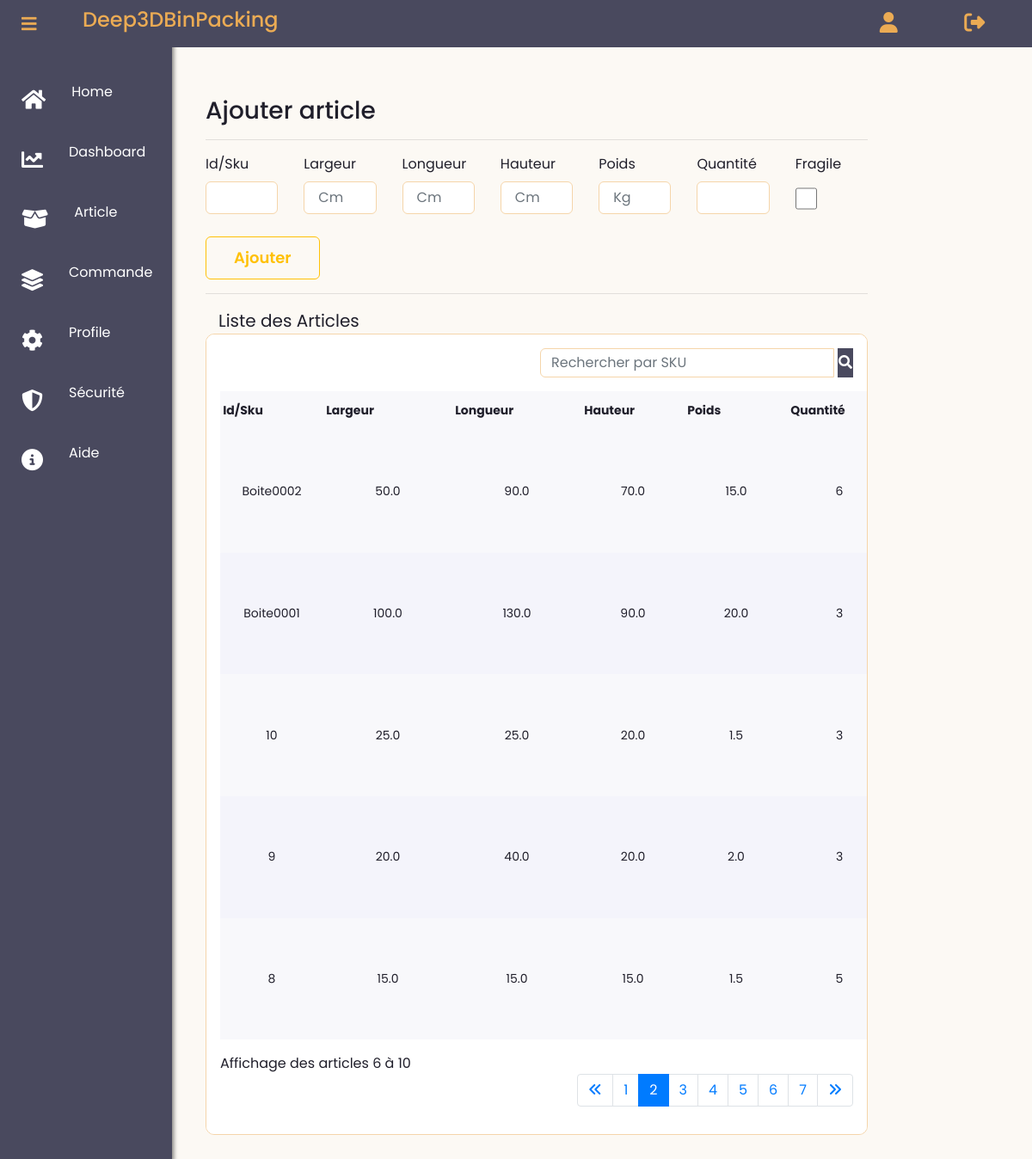
Screenshot of /new_article?page=2 (signed in) with the database file from the repository.
### app/models.py (models this page shows, shortened)
class Article(db.Model):
    __tablename__ = 'Article'
    id = db.Column(db.Integer, primary_key=True, autoincrement=True)
    user_id = db.Column(db.Integer(), db.ForeignKey('User.id'))
    sku = db.Column(db.String(30), nullable=False)
    largeur = db.Column(db.Float(precision=5), nullable=False)
    longueur = db.Column(db.Float(precision=5), nullable=False)
    hauteur = db.Column(db.Float(precision=5), nullable=False)
    poids = db.Column(db.Float(precision=5), nullable=False)
    quantite = db.Column(db.Integer(), nullable=False)
    fragile = db.Column(db.Boolean(), default=False)
    date_creation = db.Column(db.Date,default=dt_date.today())
    commandes = db.relationship('Commande', secondary=association_table_article_commande, back_populates='articles')

### app/routes.py (the view, shortened to what this page needs)
@app.route("/new_article", methods=['GET', 'POST'])
@login_required
def new_article():
    form = ArticleForm()
    page = request.args.get('page', 1, type=int)
    '''for article in articles_pagination:
        article.largeur = int(article.largeur)
        article.longueur = int(article.longueur)
        article.hauteur = int(article.hauteur)
        article.poids = int(article.poids)'''
    nombre_articles = Article.query.filter_by(user_id=current_user.id).count()
    search_article = request.args.get('search_article')
    per_page = 5
    if search_article:
        articles_query = Article.query.filter((Article.sku.ilike(f'%{search_article}%')))
    else:
        articles_query = Article.query.filter_by(user_id=current_user.id).order_by(Article.id.desc())
    articles_pagination = articles_query.paginate(page=page, per_page=number_articles_per_page, error_out=False)
    pagination_args = Pagination(page=page, per_page=per_page, total=nombre_articles, css_framework='bootstrap4')
    articles = articles_pagination.items
    per_page = articles_pagination.per_page
    page = articles_pagination.page
    start_index = (page - 1) * per_page + 1
    end_index = min(page * per_page, nombre_articles)
    '''total_stock = Article.query.filter_by(user_id=current_user.id).count()

   if total_stock < 10 and not session.get('alert_displayed') and current_user.id ==current_user.id:
        flash('Attention ! Le stock total des articles est inférieur à 10.', 'warning')
        session['alert_displayed'] = True
        # Vérifier si le son d'alerte a déjà été joué pour cet utilisateur
        if not session.get('alert_sound_played') and current_user.id==current_user.id:
            for i in range(0, 2):
                playsound("app/static/audio/bip.mp3")  # Jouer le fichier audio
            # Marquer que le son d'alerte a été joué pour cet utilisateur
            session['alert_sound_played'] = True'''
    return render_template('user_dashboard/create_article.html', title='New Article',pagination_args=pagination_args, start_index=start_index, end_index=end_index,  form=form, articles=articles, articles_pagination=articles_pagination)

### app/forms.py (shortened to what this page needs)
class ArticleForm(FlaskForm):
    id = HiddenField('ID de l\'article')
    sku = StringField("Id/Sku",validators=[DataRequired()])
    largeur = FloatField('Largeur', validators=[DataRequired()],render_kw={"placeholder": "Cm"})
    longueur = FloatField('Longueur', validators=[DataRequired()],render_kw={"placeholder": "Cm"})
    hauteur = FloatField('Hauteur', validators=[DataRequired()],render_kw={"placeholder": "Cm"})
    poids = FloatField('Poids', validators=[DataRequired()],render_kw={"placeholder": "Kg"})
    quantite = IntegerField('Quantité', validators=[DataRequired()])
    fragile = BooleanField('Fragile', default=False)
    submit = SubmitField('Ajouter')

### app/models.py (called while the page is built)
@login_manager.user_loader
def load_user(user_id):
    return User.query.get(int(user_id))

### app/routes.py (called while the page is built)
@app.before_request
def before_request():
    if current_user.is_authenticated:
        g.image = url_for('static', filename='images/' + current_user.image) if current_user.image else None
    else:
        g.image = None

### app/templates/user_dashboard/create_article.html (shortened to what this page needs)
{% extends "user_dashboard/layout.html" %}
{% block content %}
<div id="app" class="col-lg-10">
  <form method="POST" action="">
    <h3 class="mt-3">Ajouter article</h3>
    <hr>
    <div class="row">
      <div class="col">
        {{ form.sku.label(class="form-control-label") }}
        {% if form.sku.errors %}
            {{ form.sku(class="form-control form-control-lg is-invalid") }}
            <div class="invalid-feedback">
                {% for error in form.sku.errors %}
                    <span>{{ error }}</span>
                {% endfor %}
            </div>
        {% else %}
            {{ form.sku(class="form-control form-control-lg") }}
        {% endif %}
    </div>
      <div class="col">
        {{ form.largeur.label(class="form-control-label") }} {% if
        form.largeur.errors %} {{ form.largeur(class="form-control
        form-control-lg is-invalid") }}
        <div class="invalid-feedback">
          {% for error in form.largeur.errors %}
          <span>{{ error }}</span>
          {% endfor %}
        </div>
        {% else %} {{ form.largeur(class="form-control form-control-lg") }} {%
        endif %}
      </div>
      <div class="col">
        {{ form.longueur.label(class="form-control-label") }} {% if
        form.longueur.errors %} {{ form.longueur(class="form-control
        form-control-lg is-invalid") }}
        <div class="invalid-feedback">
          {% for error in form.longueur.errors %}
          <span>{{ error }}</span>
          {% endfor %}
        </div>
        {% else %} {{ form.longueur(class="form-control form-control-lg") }} {%
        endif %}
      </div>
      <div class="col">
        {{ form.hauteur.label(class="form-control-label") }} {% if
        form.hauteur.errors %} {{ form.hauteur(class="form-control
        form-control-lg is-invalid") }}
        <div class="invalid-feedback">
          {% for error in form.hauteur.errors %}
          <span>{{ error }}</span>
          {% endfor %}
        </div>
        {% else %} {{ form.hauteur(class="form-control form-control-lg") }} {%
        endif %}
      </div>
      <div class="col">
        {{ form.poids.label(class="form-control-label") }} {% if
        form.poids.errors %} {{ form.poids(class="form-control
        form-control-lg is-invalid") }}
        <div class="invalid-feedback">
          {% for error in form.poids.errors %}
          <span>{{ error }}</span>
          {% endfor %}
        </div>
        {% else %} {{ form.poids(class="form-control form-control-lg") }} {%
        endif %}
      </div>
      <div class="col">
        {{ form.quantite.label(class="form-control-label") }} {% if
        form.quantite.errors %} {{ form.quantite(class="form-control
        form-control-lg is-invalid") }}
        <div class="invalid-feedback">
          {% for error in form.quantite.errors %}
          <span>{{ error }}</span>
          {% endfor %}
        </div>
        {% else %} {{ form.quantite(class="form-control form-control-lg") }} {%
        endif %}
      </div>
      <div class="col">
        {{ form.fragile.label(class="form-control-label") }} {% if
        form.fragile.errors %} {{ form.fragile(class="form-control
        form-control-lg is-invalid") }}
        <div class="invalid-feedback">
          {% for error in form.fragile.errors %}
          <span>{{ error }}</span>
          {% endfor %}
        </div>
        {% else %} {{ form.fragile(class="form-control box form-control-lg") }} {%
        endif %}
      </div>
    </div>
    {{ form.submit(class="btn btn-outline-warning") }}
    <hr>
  </form>
  <span class="col-md-6 mb-2" style="font-size: 20px;"> Liste des Articles</span>
  <div class="card detail">
    <form class="form-inline justify-content-end mb-3" method="get" action="{{ url_for('new_article') }}">
      <div class="input-group">
        <input class="form-control mr-sm-1" type="search" placeholder="Rechercher par SKU " aria-label="search_article" name="search_article">
        <button type="submit" class="bto btn-primary"><i class="fa fa-search"></i></button>
      </div>
    </form>
  {% if articles %}
        <table id="user-table" class=" nowrap" cellspacing="2" width="100%">
          <thead>
            <tr>
              <th>Id/Sku</th>
              <th>Largeur</th>
              <th>Longueur</th>
              <th>Hauteur</th>
              <th>Poids</th>
              <th>Quantité</th>
            </tr>
          </thead>
          <tbody>
            {% for article in articles %}
            {% if article.user_id == current_user.id %}
            <tr>
              <td style=" text-align: center;">{{article.sku}}</td>
              <td style=" text-align: center;">{{article.largeur}}</td>
              <td style=" text-align: center;">{{article.longueur}}</td>
              <td style=" text-align: center;">{{article.hauteur}}</td>
              <td style=" text-align: center;">{{article.poids}}</td>
              <td style=" text-align: center;">{{article.quantite}}</td>
            </tr>
            {% endif %}
            {% endfor %}
          </tbody>
        </table>
        <div class="mt-3">
          Affichage des articles {{ start_index }} à {{ end_index }}
        </div>
          <nav aria-label="Page navigation example">
            <ul class="pagination justify-content-end">
              <li class="page-item {% if not articles_pagination.has_prev %}disabled{% endif %}">
                <a class="page-link" {% if articles_pagination.has_prev %}href="{{ url_for('new_article', page=articles_pagination.prev_num) }}"{% endif %}><i class="fa-solid fa-angles-left"></i></a>
              </li>
              {% for page_num in articles_pagination.iter_pages() %}
                {% if page_num %}
                  <li class="page-item {% if page_num == articles_pagination.page %}active{% endif %}">
                    <a class="page-link"  href="{{ url_for('new_article', page=page_num) }}">{{ page_num }}</a>
                  </li>
                {% else %}
                  <li class="page-item disabled">
                    <a class="page-link"  href="#">...</a>
                  </li>
                {% endif %}
              {% endfor %}
              <li class="page-item {% if not articles_pagination.has_next %}disabled{% endif %}">
                <a class="page-link" {% if articles_pagination.has_next %}href="{{ url_for('new_article', page=articles_pagination.next_num) }}"{% endif %}><i class="fa-solid fa-angles-right"></i></a>
              </li>
            </ul>
          </nav>
    {% else %}
  <div class="alert-warning text-center">
    Aucun article trouvé.
  </div>
</div>
{% endif %}
{% endblock content %}

### app/static/client/main.css (style rules this page uses)
* { margin: 0; padding: 0; box-sizing: border-box; outline: none; font-family: "Poppins", sans-serif; }
body { background-color: #fcf9f4; }
.card { background-color: #fff; padding: 1rem; border-radius: 10px; }
.detail { grid-area: detail; overflow-x: auto; }
.detail table { width: 100%; border-collapse: collapse; }
.detail table tr:nth-child(odd) { background-color: #f8f8fb; }
.detail table tr { background-color: #f4f4fb; }
.detail table th, .detail table td { padding: 0.8rem 0.2rem; text-align: left; min-width: 120px; font-size: 14px; }
.detail table tr td:nth-child(2), .detail table tr td:nth-child(3) { min-width: 150px; }

### app/static/client/account.css (style rules this page uses)
.col { flex-basis: 0; flex-grow: 1; min-width: 0; max-width: 100%; }
.row { display: flex; flex-wrap: wrap; margin-right: -15px; margin-left: -15px; }
.card { border: solid 1px #f5d5aa; }
.btn-primary { background-color: #49495e; color: #fff; border: 1px solid #49495e; }
.btn { border-radius: 6px; padding-top: 14px; padding-bottom: 14px; padding-left: 32px; padding-right: 32px; font-size: 18px; line-height: 20px; font-weight: 600; position: static; justify-content: center; align-items: center; cursor: pointer; }
.btn:not(:disabled):not(.disabled) { cursor: pointer; }
.form-control { width: 100%; margin-bottom: 24px; border: 1px solid #f5d5aa; border-radius: 6px; font-size: 16px; line-height: 20px; }
button, input { overflow: visible; }
.box { height: 40px; width: 25px; }

### rows the page displays
Article: sku "Boite0002", largeur "50.0", longueur "90.0", hauteur "70.0", poids "15.0", quantite "6"
Article: sku "Boite0001", largeur "100.0", longueur "130.0", hauteur "90.0", poids "20.0", quantite "3"
Article: sku "10", largeur "25.0", longueur "25.0", hauteur "20.0", poids "1.5", quantite "3"
Article: sku "9", largeur "20.0", longueur "40.0", hauteur "20.0", poids "2.0", quantite "3"
Article: sku "8", largeur "15.0", longueur "15.0", hauteur "15.0", poids "1.5", quantite "5"

### other values shown
{{ start_index }} "6"
{{ end_index }} "10"
{{ page_num }} "1" "2" "3" "4" "5" "6" "7"
